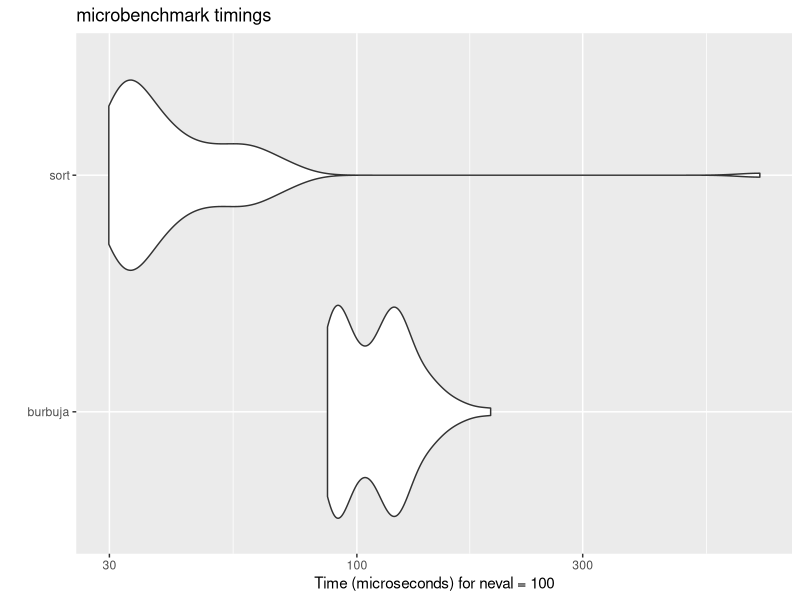
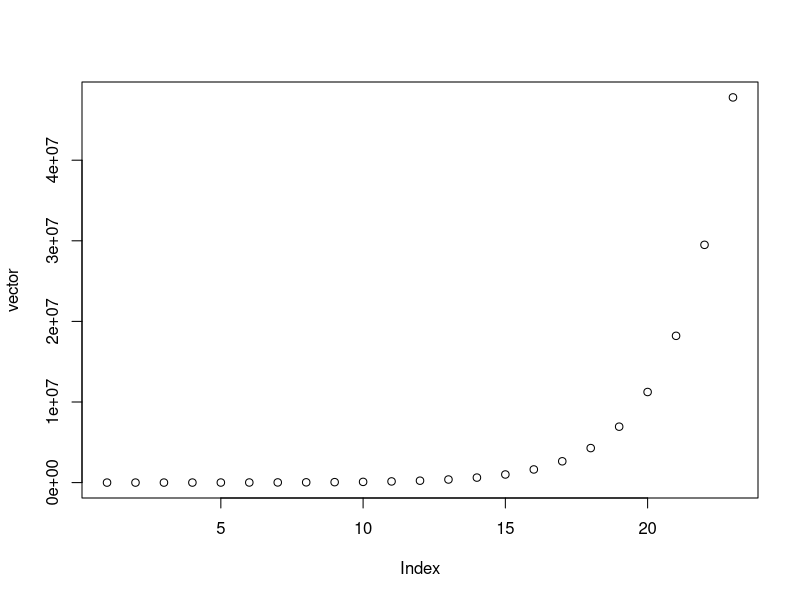
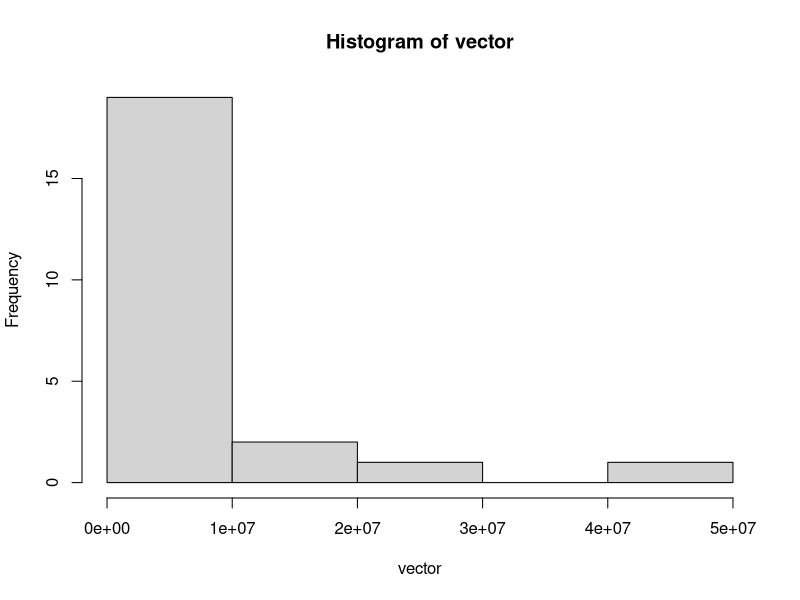
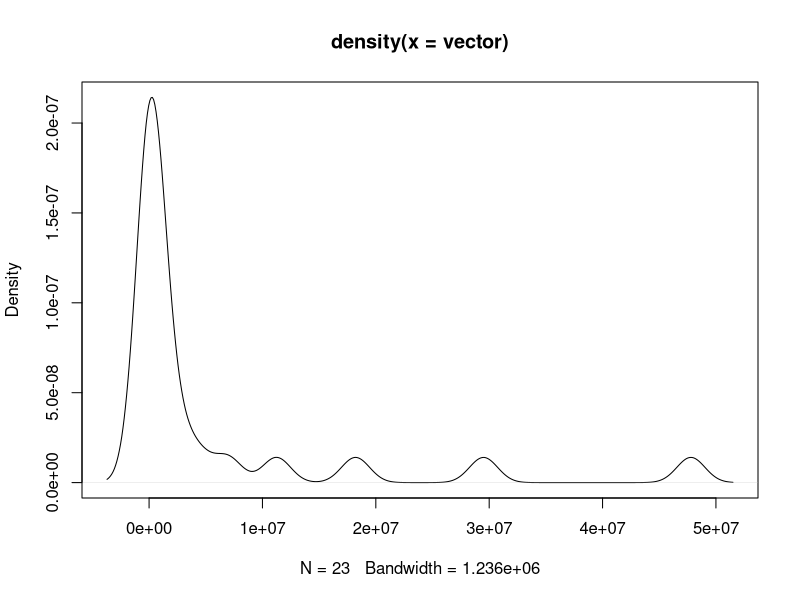

These figures' R source, in order:
## ---- chunk 1
knitr::opts_chunk$set(echo = TRUE)
## ---- chunk 2
A<- c()
start_time<-Sys.time()
for (i in 1:50000) { A[i] <- (i*2) }
head (A)
tail (A)
end_time <- Sys.time()
end_time - start_time
## ---- chunk 3
start_time2<-Sys.time()
B<- seq(1,50000,2)
head (B)
tail (B)
end_time2 <- Sys.time()
end_time2 - start_time2
## ---- chunk 4
f0<-0
f1<-1
it<-0
f2<-0
S<- c(f0,f1)
while(f2<=1000000){
it<-(it+1)
f2<-(f0+f1)
S<- c(S,f2)
f0<-f1
f1<-f2
}
it
tail(S)

## ---- chunk 5
library(microbenchmark)
x<-sample(1:100,10)
mbm<-microbenchmark(
##método de ordenamiento directo o burbuja
"burbuja"={
  burbuja<-function(x){
    n<-length(x)
    for(j in 1:(n-1)){
      for(i in 1:(n-j)){
        if(x[i]>x[i+1]){
          temporal<-x[i]
          x[i]<-x[i+1]
          x[i+1]<-temporal
        }
      }
    }
  return(x)  
  }
res<-burbuja(x) 
},
##método de R sort
"sort"={
  sort(x)
}
)
mbm
library(ggplot2)
autoplot(mbm)

## ---- chunk 6
f1<- 1175
f2<-0
dia<-0
vector<- c(f1)
F<-1.62

while(f2<=40000000){
  dia<-dia+1
  f2<-F*f1
  vector<-c(vector,f2)
  f1<-f2
}
dia
vector
plot(vector)

## ---- chunk 7
hist(vector)
## ---- chunk 8
plot(density(vector))
